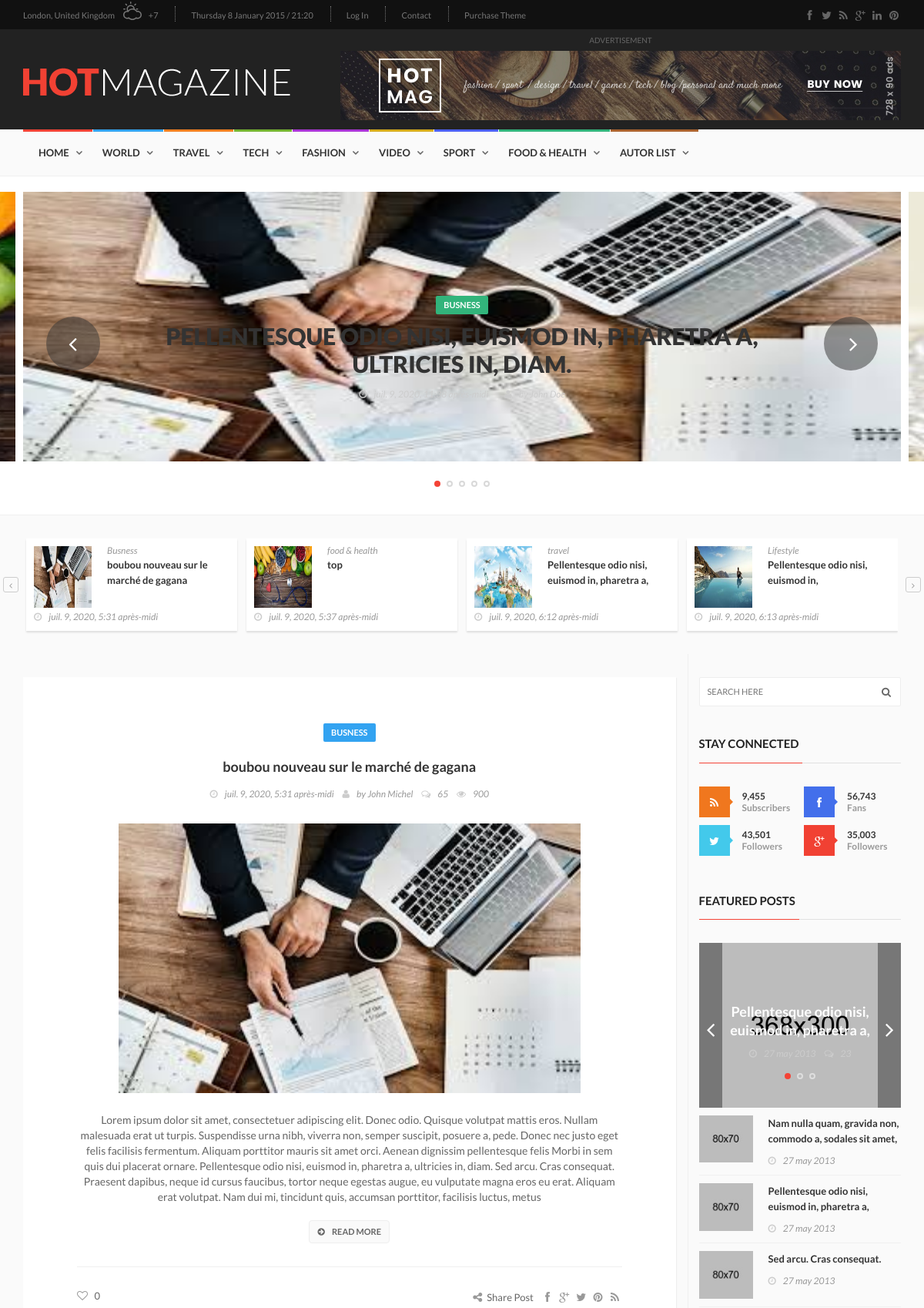
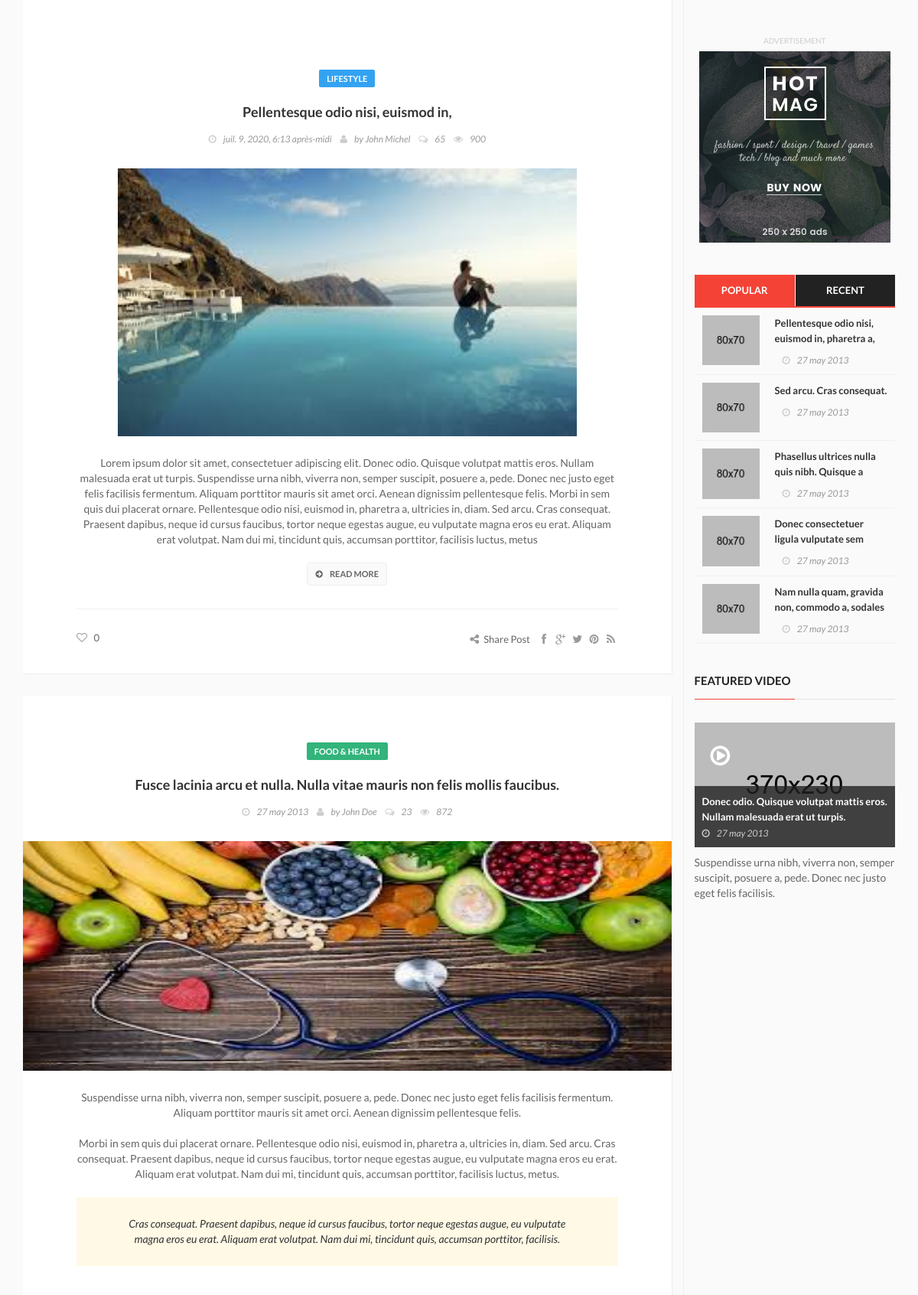
The page / (upper part) on the database its author committed (2 pictures, top to bottom).
### home/models.py (models this page shows, shortened)
class Produit(models.Model):
    categorie = models.ForeignKey(Category, on_delete=models.CASCADE, blank=True, null=True)
    titre = models.CharField(max_length=150, blank=True)
    description = models.CharField(max_length=200, blank=True)
    image = models.ImageField(upload_to='produit/images', blank=True)
    prix = models.IntegerField(blank=True, null=True)
    details = models.TextField(blank=True)
    status = models.BooleanField()
    slug = models.SlugField()
    date_add = models.DateTimeField(auto_now_add=True)
    date_mod = models.DateTimeField(auto_now=True)
    class Meta:
        verbose_name = 'Produit'
        verbose_name_plural = 'Produits'

class Category(models.Model):
    titre = models.CharField(blank=True, max_length=50)
    description = models.CharField(blank=True, max_length=200)
    details = models.TextField(blank=True)
    slug = models.SlugField()
    image = models.ImageField(upload_to="images/", blank=True)
    status = models.BooleanField(default=True)
    date_add = models.DateTimeField(auto_now_add=True)
    date_mod = models.DateTimeField(auto_now=True)
    class Meta:
        verbose_name = 'Categorie'
        verbose_name_plural = 'Categorie'

### home/views.py (the view)
# urls.py: path('', views.index, name="home"),
def index(request):
    produit = Produit.objects.filter().order_by('-id')[:5]
    latest = Produit.objects.filter().order_by('?')[:3]
    categorie = Category.objects.all()
    post = Category.objects.filter(status=False)
    context = {'produit':produit, 'categorie':categorie, 'post':post, 'latest':latest}
    return render(request, 'pages/index.html', context)

### templates/pages/index.html (shortened to what this page needs)
{% extends "bases/base.html" %}
	{% load static %}
		{% block content %}
			<section class="big-slider">
				<div class="container">
					<div class="image-slider">
						<ul class="big-bxslider">
							{% for pro in produit %}
							<li>
								<div class="news-post image-post2">
									<div class="post-gallery">
										{% if pro.image %}
											<img src="{{pro.image.url}}" alt="" style="height: 350px;" >
										{% else %}
											<img src="{% static 'upload/news-posts/big-slide1.jpg' %}" alt="" style="height: 50px; width: 80px;">
										{% endif %}
										<div class="hover-box">
											<div class="inner-hover">
												<a class="category-post food" href="{% url 'food_healt' %}">{{pro.categorie.titre}}</a>
												<h2>{{pro.description}}</h2>
												<ul class="post-tags">
													<li><i class="fa fa-clock-o"></i>{{pro.date_add}}</li>
													<li><i class="fa fa-user"></i>by <a href="#">John Doe</a></li>
												</ul>
											</div>
										</div>
									</div>
								</div>
							</li>
							{% endfor %}
						</ul>
					</div>
				</div>
			</section>
			<section class="block-wrapper shadow-white">
				<div class="list-line-posts">
					<div class="container">
						<div class="owl-wrapper">
							<div class="owl-carousel " data-num="4">
								{% for cat in categorie %}
								<div class="item list-post">
									{% if cat.image %}
										<img src="{{cat.image.url}}" alt="" style="height: 80px; width: 75px;">
									{% else %}
										<img src="{% static 'upload/news-posts/listw5.jpg' %}" alt="">
									{% endif %}
									<div class="post-content">
										<a href="{% url 'food_healt' %}">{{cat.titre}}</a>
										<h2><a href="#">{{cat.description}} </a></h2>
										<ul class="post-tags">
											<li><i class="fa fa-clock-o"></i>{{cat.date_add}}</li>
										</ul>
									</div>
								</div>
								{% endfor %}
							</div>
						</div>
					</div>
				</div>
				<div class="container">
					<div class="row">
						<div class="col-md-9 col-sm-8">
							<div class="block-content">
								<div class="grid-box">
									<div class="news-post very-large-post">
										{% for cat in post %}
										<div class="title-post">
											<a class="category-post world" href="{% url 'world' %}">{{cat.titre}}</a>
											<h2><a >{{cat.description}}</a></h2>
											<ul class="post-tags">
												<li><i class="fa fa-clock-o"></i>{{cat.date_add}}</li>
												<li><i class="fa fa-user"></i>by <a href="#">John Michel</a></li>
												<li><a href="#"><i class="fa fa-comments-o"></i><span>65</span></a></li>
												<li><i class="fa fa-eye"></i>900</li>
											</ul>
										</div>
										<div class="post-gallery">
											{% if cat.image %}
												<img src="{{cat.image.url}}" alt="" style="height: 350px; width: 600px;">
											{% else %}
												<img src="{% static 'upload/news-posts/large5.jpg' %}" alt="">
											{% endif %}
										</div>
										<div class="post-content">
											<p>{{cat.details}}</p>
											<a href="single-post.html" class="read-more-button"><i class="fa fa-arrow-circle-right"></i>Read More</a>
											<div class="share-box">
												<a class="likes" href="#"><i class="fa fa-heart-o"></i> <span>0</span></a>
												<ul class="share-list-post">
													<li><i class="fa fa-share-alt"></i><span>Share Post</span></li>
													<li><a class="facebook" href="#"><i class="fa fa-facebook"></i></a></li>
													<li><a class="google" href="#"><i class="fa fa-google-plus"></i></a></li>
													<li><a class="twitter" href="#"><i class="fa fa-twitter"></i></a></li>
													<li><a class="pinterest" href="#"><i class="fa fa-pinterest"></i></a></li>
													<li><a class="rss" href="#"><i class="fa fa-rss"></i></a></li>
												</ul>
											</div>
										</div>
										{% endfor %}
									</div>
									<div class="news-post very-large-post">
										<div class="title-post">
											<a class="category-post food" href="{% url 'food_healt' %}">Food &amp; Health</a>
											<h2><a >Fusce lacinia arcu et nulla. Nulla vitae mauris non felis mollis faucibus.</a></h2>
											<ul class="post-tags">
												<li><i class="fa fa-clock-o"></i>27 may 2013</li>
												<li><i class="fa fa-user"></i>by <a href="#">John Doe</a></li>
												<li><a href="#"><i class="fa fa-comments-o"></i><span>23</span></a></li>
												<li><i class="fa fa-eye"></i>872</li>
											</ul>
										</div>
										<div class="post-gallery">
											<a class="zoom big-size" ><img src="{% static 'images/food2.jpg' %}" alt="" style="height: 300px;"></a>
										</div>
										<div class="post-content">
											<p>Suspendisse urna nibh, viverra non, semper suscipit, posuere a, pede. Donec nec justo eget felis facilisis fermentum. Aliquam porttitor mauris sit amet orci. Aenean dignissim pellentesque felis.</p>
											<p>Morbi in sem quis dui placerat ornare. Pellentesque odio nisi, euismod in, pharetra a, ultricies in, diam. Sed arcu. Cras consequat. Praesent dapibus, neque id cursus faucibus, tortor neque egestas augue, eu vulputate magna eros eu erat. Aliquam erat volutpat. Nam dui mi, tincidunt quis, accumsan porttitor, facilisis luctus, metus.</p>
											<blockquote><p>Cras consequat. Praesent dapibus, neque id cursus faucibus, tortor neque egestas augue, eu vulputate magna eros eu erat. Aliquam erat volutpat. Nam dui mi, tincidunt quis, accumsan porttitor, facilisis.</p></blockquote>
										</div>
									</div>
								</div>
							</div>
						</div>
						<div class="col-md-3 col-sm-4">
							<div class="sidebar large-sidebar">
								<div class="widget search-widget">
									<form role="search" class="search-form">
										<input type="text" id="search2" name="search" placeholder="Search here">
										<button type="submit" id="search-submit2"><i class="fa fa-search"></i></button>
									</form>
								</div>
								<div class="widget social-widget">
									<div class="title-section">
										<h1><span>Stay Connected</span></h1>
									</div>
									<ul class="social-share">
										<li>
											<a href="#" class="rss"><i class="fa fa-rss"></i></a>
											<span class="number">9,455</span>
											<span>Subscribers</span>
										</li>
										<li>
											<a href="#" class="facebook"><i class="fa fa-facebook"></i></a>
											<span class="number">56,743</span>
											<span>Fans</span>
										</li>
										<li>
											<a href="#" class="twitter"><i class="fa fa-twitter"></i></a>
											<span class="number">43,501</span>
											<span>Followers</span>
										</li>
										<li>
											<a href="#" class="google"><i class="fa fa-google-plus"></i></a>
											<span class="number">35,003</span>
											<span>Followers</span>
										</li>
									</ul>
								</div>
								<div class="widget features-slide-widget">
									<div class="title-section">
										<h1><span>Featured Posts</span></h1>
									</div>
									<div class="image-post-slider">
										<ul class="bxslider">
											<li>
												<div class="news-post image-post2">
													<div class="post-gallery">
														<img src="{% static 'upload/news-posts/im3.jpg' %}" alt="">
														<div class="hover-box">
															<div class="inner-hover">
																<h2><a href="single-post.html">Pellentesque odio nisi, euismod in, pharetra a, ultricies in, diam. </a></h2>
																<ul class="post-tags">
																	<li><i class="fa fa-clock-o"></i>27 may 2013</li>
																	<li><a href="#"><i class="fa fa-comments-o"></i><span>23</span></a></li>
																</ul>
															</div>
														</div>
													</div>
												</div>
											</li>
										</ul>
									</div>
									<ul class="list-posts">
										<li>
											<img src="{% static 'upload/news-posts/listw5.jpg' %}" alt="">
											<div class="post-content">
												<h2><a href="single-post.html">Nam nulla quam, gravida non, commodo a, sodales sit amet, nisi.</a></h2>
												<ul class="post-tags">
													<li><i class="fa fa-clock-o"></i>27 may 2013</li>
												</ul>
											</div>
										</li>
										<li>
											<img src="{% static 'upload/news-posts/listw1.jpg' %}" alt="">
											<div class="post-content">
												<h2><a href="single-post.html">Pellentesque odio nisi, euismod in, pharetra a, ultricies in, diam. </a></h2>
												<ul class="post-tags">
													<li><i class="fa fa-clock-o"></i>27 may 2013</li>
												</ul>
											</div>
										</li>
										<li>
											<img src="{% static 'upload/news-posts/listw2.jpg' %}" alt="">
											<div class="post-content">
												<h2><a href="single-post.html">Sed arcu. Cras consequat.</a></h2>
												<ul class="post-tags">
													<li><i class="fa fa-clock-o"></i>27 may 2013</li>
												</ul>
											</div>
										</li>
									</ul>
								</div>
								<div class="advertisement">
									<div class="desktop-advert">
										<span>Advertisement</span>
										<img src="{% static 'upload/addsense/250x250.jpg' %}" alt="">
									</div>
								</div>
								<div class="widget tab-posts-widget">
									<ul class="nav nav-tabs" id="myTab">
										<li class="active">
											<a href="#option1" data-toggle="tab">Popular</a>
										</li>
										<li>
											<a href="#option2" data-toggle="tab">Recent</a>
										</li>
									</ul>
									<div class="tab-content">
										<div class="tab-pane active" id="option1">
											<ul class="list-posts">
												<li>
													<img src="{% static 'upload/news-posts/listw1.jpg' %}" alt="">
													<div class="post-content">
														<h2><a href="single-post.html">Pellentesque odio nisi, euismod in, pharetra a, ultricies in, diam. </a></h2>
														<ul class="post-tags">
															<li><i class="fa fa-clock-o"></i>27 may 2013</li>
														</ul>
													</div>
												</li>
												<li>
													<img src="{% static 'upload/news-posts/listw2.jpg' %}" alt="">
													<div class="post-content">
														<h2><a href="single-post.html">Sed arcu. Cras consequat. </a></h2>
														<ul class="post-tags">
															<li><i class="fa fa-clock-o"></i>27 may 2013</li>
														</ul>
													</div>
												</li>
												<li>
													<img src="{% static 'upload/news-posts/listw3.jpg' %}" alt="">
													<div class="post-content">
														<h2><a href="single-post.html">Phasellus ultrices nulla quis nibh. Quisque a lectus.  </a></h2>
														<ul class="post-tags">
															<li><i class="fa fa-clock-o"></i>27 may 2013</li>
														</ul>
													</div>
												</li>
												<li>
													<img src="{% static 'upload/news-posts/listw4.jpg' %}" alt="">
													<div class="post-content">
														<h2><a href="single-post.html">Donec consectetuer ligula vulputate sem tristique cursus. </a></h2>
														<ul class="post-tags">
															<li><i class="fa fa-clock-o"></i>27 may 2013</li>
														</ul>
													</div>
												</li>
												<li>
													<img src="{% static 'upload/news-posts/listw5.jpg' %}" alt="">
													<div class="post-content">
														<h2><a href="single-post.html">Nam nulla quam, gravida non, commodo a, sodales sit amet, nisi. </a></h2>
														<ul class="post-tags">
															<li><i class="fa fa-clock-o"></i>27 may 2013</li>
														</ul>
													</div>
												</li>
											</ul>
										</div>
									</div>
								</div>
								<div class="widget post-widget">
									<div class="title-section">
										<h1><span>Featured Video</span></h1>
									</div>
									<div class="news-post video-post">
										<img alt="" src="{% static 'upload/news-posts/video-sidebar.jpg' %}">
										<a href="https://www.youtube.com/watch?v=LL59es7iy8Q" class="video-link"><i class="fa fa-play-circle-o"></i></a>
										<div class="hover-box">
											<h2><a href="single-post.html">Donec odio. Quisque volutpat mattis eros. Nullam malesuada erat ut turpis. </a></h2>
											<ul class="post-tags">
												<li><i class="fa fa-clock-o"></i>27 may 2013</li>
											</ul>
										</div>
									</div>
									<p>Suspendisse urna nibh, viverra non, semper suscipit, posuere a, pede. Donec nec justo eget felis facilisis. </p>
								</div>
							</div>
						</div>
					</div>
				</div>
			</section>
		{% endblock %}

### rows shown on the page
Produit: image (picture), categorie.titre "BUSNESS", description "PELLENTESQUE ODIO NISI, EUISMOD IN, PHARETRA A, ULTRICIES IN, DIAM.", date_add "juil. 9, 2020, 11:38 après-midi"
Produit: image (picture)
Produit: image (picture)
Category: image (picture), titre "Busness", description "boubou nouveau sur le marché de gagana", date_add "juil. 9, 2020, 5:31 après-midi", titre "BUSNESS", details "Lorem ipsum dolor sit amet, consectetuer adipiscing elit. Donec odio. Quisque volutpat mattis eros. Nullam malesuada erat ut turpis. Suspendisse urna nibh, viverra non, semper suscipit, posuere a, pede. Donec nec justo eget felis facilisis fermentum. Aliquam porttitor mauris sit amet orci. Aenean dignissim pellentesque felis Morbi in sem quis dui placerat ornare. Pellentesque odio nisi, euismod in, pharetra a, ultricies in, diam. Sed arcu. Cras consequat. Praesent dapibus, neque id cursus faucibus, tortor neque egestas augue, eu vulputate magna eros eu erat. Aliquam erat volutpat. Nam dui mi, tincidunt quis, accumsan porttitor, facilisis luctus, metus"
Category: image (picture), titre "food & health", description "top", date_add "juil. 9, 2020, 5:37 après-midi"
Category: image (picture), titre "travel", description "Pellentesque odio nisi, euismod in, pharetra a,…", date_add "juil. 9, 2020, 6:12 après-midi"
Category: image (picture), titre "Lifestyle", description "Pellentesque odio nisi, euismod in,", date_add "juil. 9, 2020, 6:13 après-midi", titre "LIFESTYLE", details "Lorem ipsum dolor sit amet, consectetuer adipiscing elit. Donec odio. Quisque volutpat mattis eros. Nullam malesuada erat ut turpis. Suspendisse urna nibh, viverra non, semper suscipit, posuere a, pede. Donec nec justo eget felis facilisis fermentum. Aliquam porttitor mauris sit amet orci. Aenean dignissim pellentesque felis. Morbi in sem quis dui placerat ornare. Pellentesque odio nisi, euismod in, pharetra a, ultricies in, diam. Sed arcu. Cras consequat. Praesent dapibus, neque id cursus faucibus, tortor neque egestas augue, eu vulputate magna eros eu erat. Aliquam erat volutpat. Nam dui mi, tincidunt quis, accumsan porttitor, facilisis luctus, metus"
